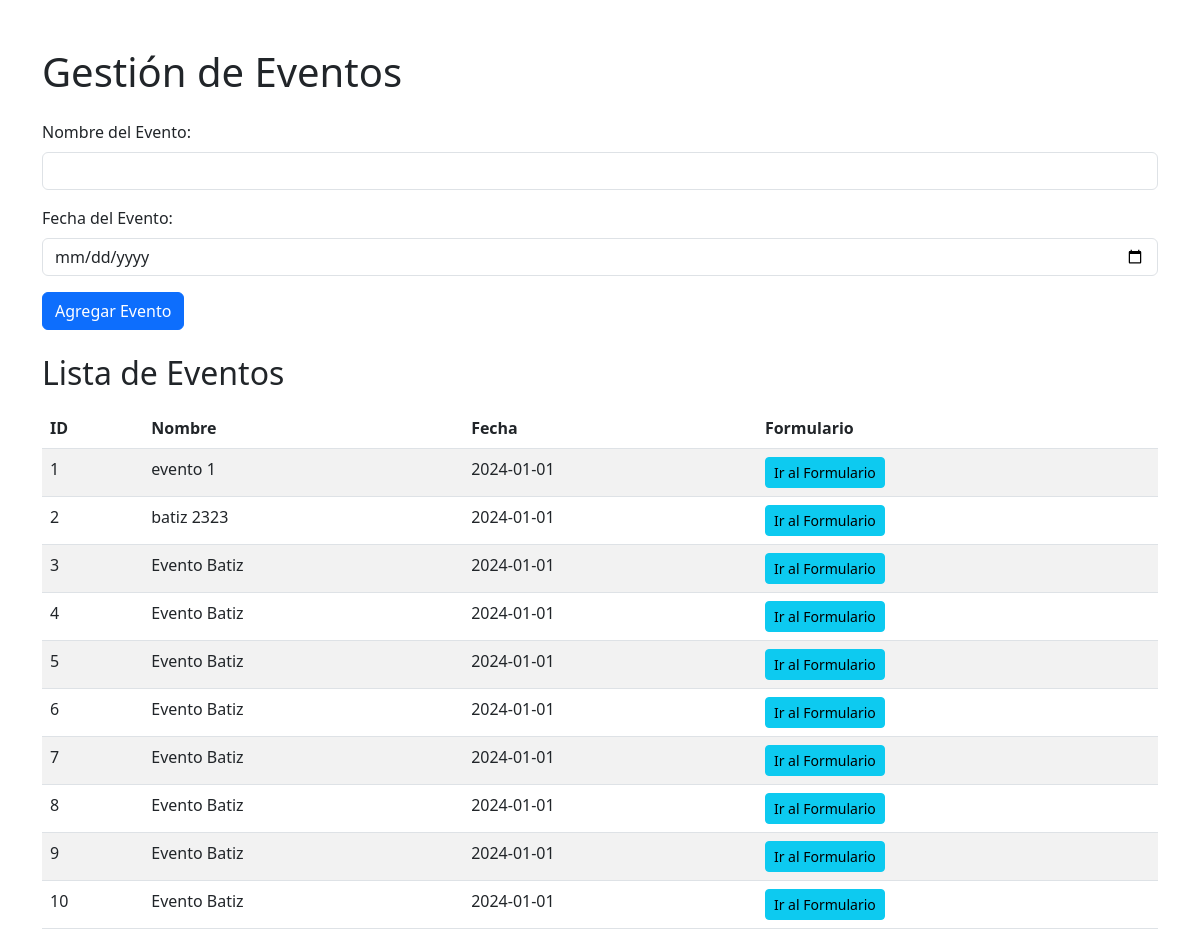
Before: /eventos with the older database file.
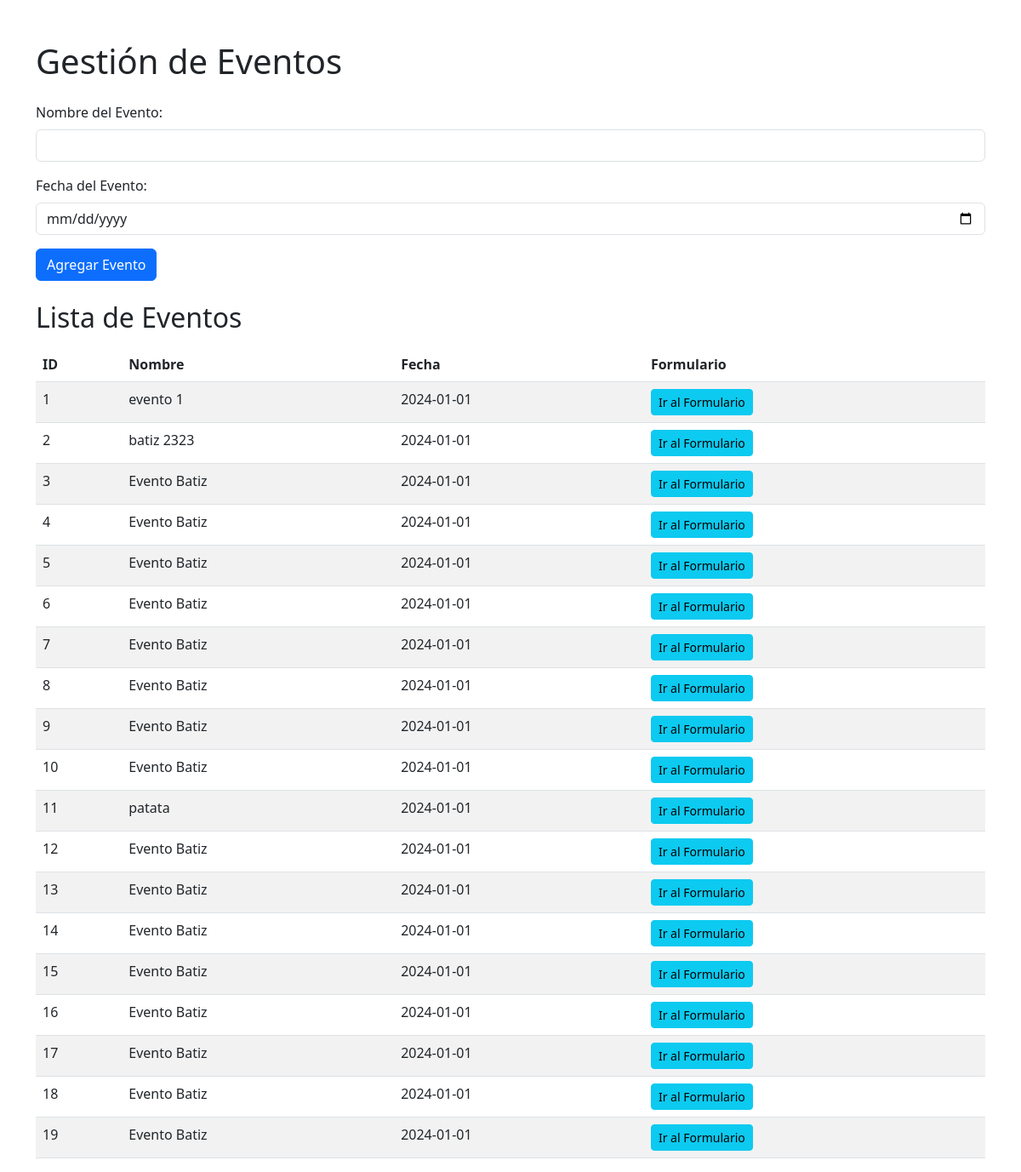
After: the same page with the newer database file.
### app.py (models this page shows)
class Evento(db.Model):
    id = db.Column(db.Integer, primary_key=True)
    nombre = db.Column(db.String(100), nullable=False)
    fecha = db.Column(db.String(100), nullable=False)
    boletos = db.relationship('Boleto', backref='evento', lazy=True)

### app.py (the view, shortened to what this page needs)
@app.route('/eventos', methods=['GET', 'POST'])
def eventos():
    eventos = Evento.query.all()
    return render_template('eventos.html', eventos=eventos)

### templates/eventos.html (shortened to what this page needs)
<!DOCTYPE html>
<html lang="es">
  <head>
    <link
      href="https://cdn.jsdelivr.net/npm/bootstrap@5.3.0-alpha1/dist/css/bootstrap.min.css"
      rel="stylesheet"
    />
  </head>
  <body>
    <div class="container mt-5">
      <h1 class="mb-4">Gestión de Eventos</h1>
      <form action="/eventos" method="POST" class="mb-4">
        <div class="mb-3">
          <label for="nombre" class="form-label">Nombre del Evento:</label>
          <input
            type="text"
            id="nombre"
            name="nombre"
            class="form-control"
            required
          />
        </div>
        <div class="mb-3">
          <label for="fecha" class="form-label">Fecha del Evento:</label>
          <input
            type="date"
            id="fecha"
            name="fecha"
            class="form-control"
            required
          />
        </div>
        <button type="submit" class="btn btn-primary">Agregar Evento</button>
      </form>
      <h2 class="mb-3">Lista de Eventos</h2>
      <table class="table table-striped">
        <thead>
          <tr>
            <th>ID</th>
            <th>Nombre</th>
            <th>Fecha</th>
            <th>Formulario</th>
          </tr>
        </thead>
        <tbody>
          {% for evento in eventos %}
          <tr>
            <td>{{ evento.id }}</td>
            <td>{{ evento.nombre }}</td>
            <td>{{ evento.fecha }}</td>
            <td>
              <a
                href="{{ url_for('formulario', evento_id=evento.id) }}"
                class="btn btn-info btn-sm"
                >Ir al Formulario</a
              >
            </td>
          </tr>
          {% endfor %}
        </tbody>
      </table>
    </div>
  </body>
</html>

Changed rows visible on the page:
added Evento: id "11", nombre "patata", fecha "2024-01-01"
added Evento: id "12", nombre "Evento Batiz", fecha "2024-01-01"
added Evento: id "13", nombre "Evento Batiz", fecha "2024-01-01"
added Evento: id "14", nombre "Evento Batiz", fecha "2024-01-01"
added Evento: id "15", nombre "Evento Batiz", fecha "2024-01-01"
added Evento: id "16", nombre "Evento Batiz", fecha "2024-01-01"
added Evento: id "17", nombre "Evento Batiz", fecha "2024-01-01"
added Evento: id "18", nombre "Evento Batiz", fecha "2024-01-01"
added Evento: id "19", nombre "Evento Batiz", fecha "2024-01-01"
